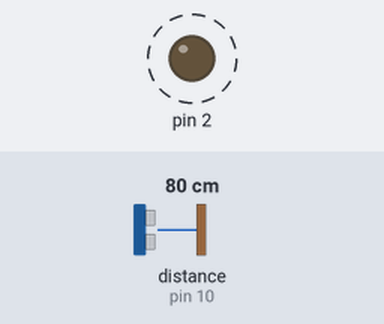
The sketch below on a simulated Arduino Uno, built with avr-gcc and run on an emulated ATmega328P. Parts: output pins drawn as LEDs (lit = HIGH). Wiring (inferred from the names in the program): ultrasonic range finder: trigger pin 9; echo pin 10. Dashed ring = blinking. Inputs (shaded band) come from the test bench; at power-on: distance to the obstacle (sensor on pin 10) 80 cm. The echo pulse lasts 58.3 µs per cm; pins used as bus, display or sensor lines are not drawn.

Above: at 0.8 s.
2.4 s: distance to the obstacle (sensor on pin 10) set to 2 cm
At 2.4 s:
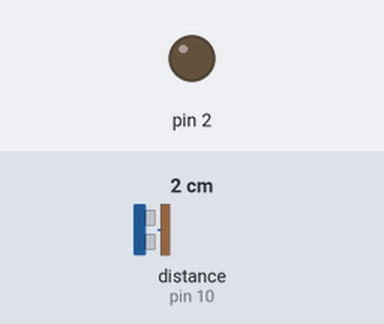
4.6 s: distance to the obstacle (sensor on pin 10) set to 4 cm
At 4.92 s:
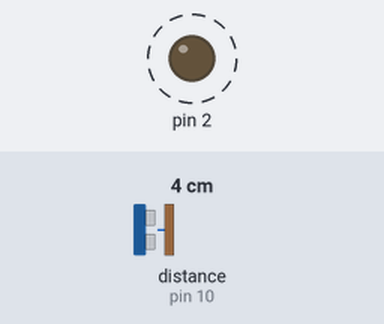
Timing chart, 0 to 14.1 s (numbered marks = the images above; inputs shaded):
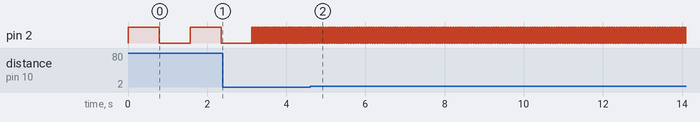

The sketch:

hackathon_uss.ino
```cpp
const int trigPin = 9;
const int echoPin = 10;
int time = 0;

long duration;
int distance;
void setup() {
  pinMode(trigPin, OUTPUT);
  pinMode(echoPin, INPUT);
  pinMode(2, OUTPUT);
  Serial.begin(9600);
}
void loop() {
  digitalWrite(trigPin, LOW);
  delayMicroseconds(2);
  // Sets the trigPin on HIGH state for 10 microseconds
  digitalWrite(trigPin, HIGH);
  delayMicroseconds(10);
  digitalWrite(trigPin, LOW);
  // Reads the echoPin, returns the sound wave travel time in microseconds
  duration = pulseIn(echoPin, HIGH);
  // Calculating the distance based on the speed of sound
  distance = duration * 0.034 / 2;

  // blinks LED at a frequency proportional to the distance
  // only starts flashing once it its <1m away
  if(distance < 100) {
    // distance is measured in cm, so for a distance of 1m, it will blink on for 1s and off for 1s
    time = 10 * distance;
    digitalWrite(2,HIGH);
    delay(time);
    digitalWrite(2, LOW);
    delay(time);

  }
}
```

Measured:
- after the input at 4.6 s, pin 2: alternates HIGH for 0.03 s and LOW for 0.03 s, starting after 0.08 s
- by itself, pin 2: alternates HIGH for 0.78 s and LOW for 0.79 s
